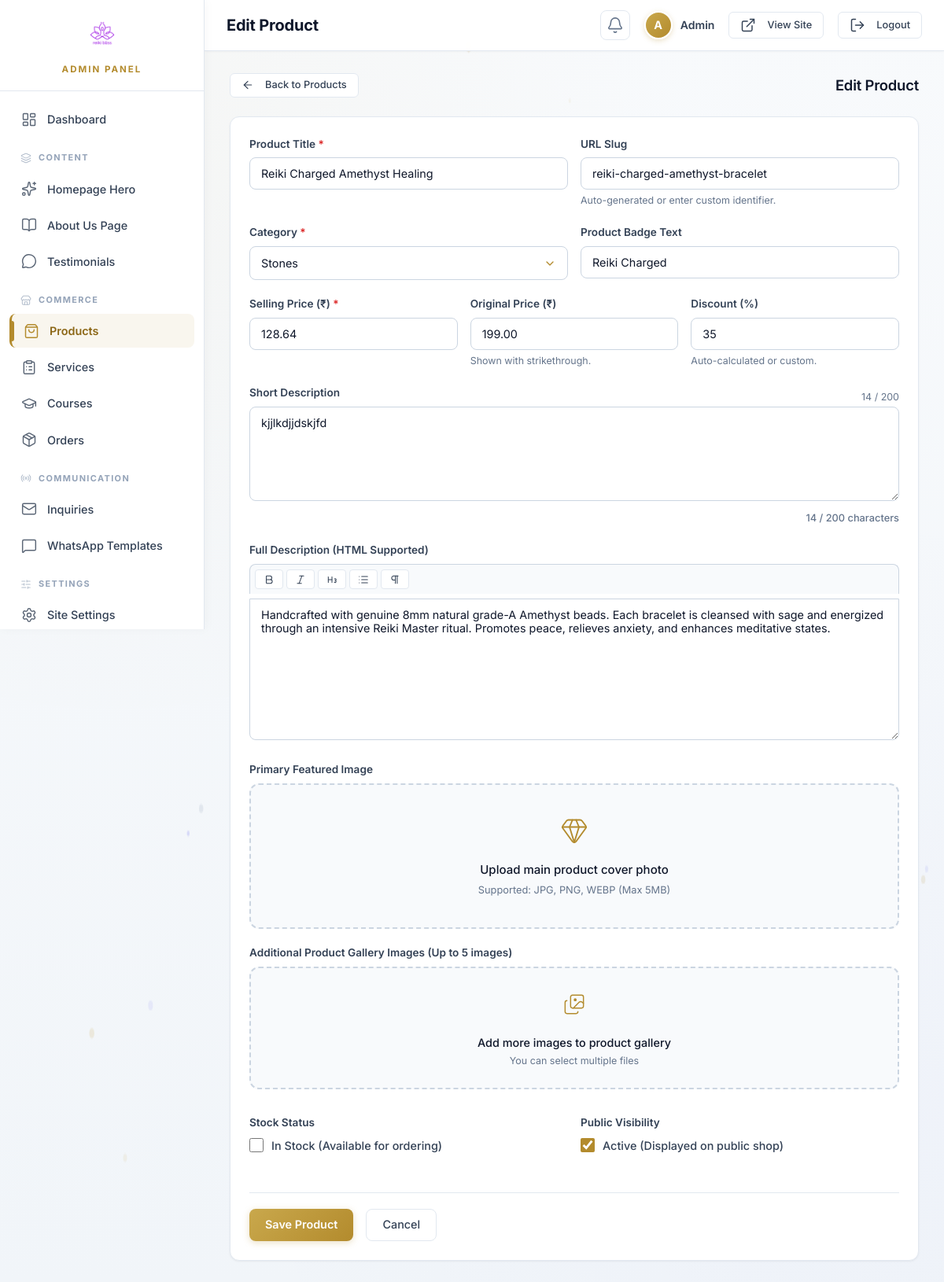
The page /admin/products.php?action=edit&id=1 (signed in) on the database its author committed.
### tables this page shows
CREATE TABLE `products` (
  `id` int(11) NOT NULL AUTO_INCREMENT,
  `title` varchar(255) NOT NULL,
  `slug` varchar(255) NOT NULL,
  `short_description` text DEFAULT NULL,
  `full_description` longtext DEFAULT NULL,
  `price` decimal(10,2) NOT NULL,
  `original_price` decimal(10,2) DEFAULT NULL,
  `discount_percent` int(11) DEFAULT 0,
  `badge_text` varchar(100) DEFAULT 'Reiki Charged',
  `image` varchar(255) DEFAULT NULL,
  `additional_images` longtext DEFAULT NULL CHECK (json_valid(`additional_images`)),
  `category` varchar(100) DEFAULT 'Bracelets',
  `in_stock` tinyint(1) DEFAULT 1,
  `sort_order` int(11) DEFAULT 0,
  `is_active` tinyint(1) DEFAULT 1,
  `created_at` timestamp NOT NULL DEFAULT current_timestamp(),
  `updated_at` timestamp NOT NULL DEFAULT current_timestamp() ON UPDATE current_timestamp(),
  PRIMARY KEY (`id`),
  UNIQUE KEY `slug` (`slug`)
);

### admin/products.php (the view, shortened to what this page needs)
<?php
require_once 'auth-check.php';
$action = $_GET['action'] ?? 'list';
$editId = (int)($_GET['id'] ?? 0);
$categories = ['Bracelets', 'Pendulums', 'Stones', 'Hangings', 'Other'];
$editItem = null;
if (($action === 'edit' || $action === 'add') && $editId > 0) {
    $stmt = $pdo->prepare("SELECT * FROM products WHERE id = ?");
    $stmt->execute([$editId]);
    $editItem = $stmt->fetch(PDO::FETCH_ASSOC);
}
require_once 'includes/admin-header.php';
?>
<?php if ($action === 'add' || $action === 'edit'): ?>
<div style="max-width: 900px; margin: 0 auto;">
    <div class="flex-between mb-3">
        <a href="products.php" class="btn btn-outline btn-sm flex items-center gap-1">
            <i data-lucide="arrow-left" style="width: 16px; height: 16px;"></i> Back to Products
        </a>
        <h2 style="font-size: 1.15rem; font-weight: 600; color: var(--text-primary);">
            <?= $action === 'edit' ? 'Edit Product' : 'Add New Product' ?>
        </h2>
    </div>
    <div class="admin-card">
        <form action="products.php?action=<?= $action ?>&id=<?= $editId ?>" method="POST" enctype="multipart/form-data">
            <div class="form-row">
                <div class="form-group">
                    <label for="productTitle" class="form-label">Product Title <span class="text-danger">*</span></label>
                    <input
                        type="text"
                        id="productTitle"
                        name="title"
                        class="form-control"
                        placeholder="e.g. 7 Chakra Healing Crystal Bracelet"
                        value="<?= htmlspecialchars($_POST['title'] ?? ($editItem['title'] ?? '')) ?>"
                        required
                    >
                </div>
                <div class="form-group">
                    <label for="productSlug" class="form-label">URL Slug</label>
                    <input
                        type="text"
                        id="productSlug"
                        name="slug"
                        class="form-control"
                        placeholder="7-chakra-healing-crystal-bracelet"
                        value="<?= htmlspecialchars($_POST['slug'] ?? ($editItem['slug'] ?? '')) ?>"
                    >
                    <div class="form-hint">Auto-generated or enter custom identifier.</div>
                </div>
            </div>
            <div class="form-row">
                <div class="form-group">
                    <label for="productCategory" class="form-label">Category <span class="text-danger">*</span></label>
                    <select id="productCategory" name="category" class="form-control" required>
                        <?php
                            $currentCat = $_POST['category'] ?? ($editItem['category'] ?? 'Bracelets');
                            foreach ($categories as $cat):
                        ?>
                            <option value="<?= $cat ?>" <?= $currentCat === $cat ? 'selected' : '' ?>>
                                <?= $cat ?>
                            </option>
                        <?php endforeach; ?>
                    </select>
                </div>
                <div class="form-group">
                    <label for="badgeText" class="form-label">Product Badge Text</label>
                    <input
                        type="text"
                        id="badgeText"
                        name="badge_text"
                        class="form-control"
                        placeholder="e.g. Reiki Charged, Best Seller"
                        value="<?= htmlspecialchars($_POST['badge_text'] ?? ($editItem['badge_text'] ?? 'Reiki Charged')) ?>"
                    >
                </div>
            </div>
            <div class="form-row form-row-prices" style="grid-template-columns: repeat(3, 1fr);">
                <div class="form-group">
                    <label for="productPrice" class="form-label">Selling Price (₹) <span class="text-danger">*</span></label>
                    <input
                        type="number"
                        step="0.01"
                        id="productPrice"
                        name="price"
                        class="form-control"
                        placeholder="e.g. 899.00"
                        value="<?= htmlspecialchars($_POST['price'] ?? ($editItem['price'] ?? '')) ?>"
                        required
                    >
                </div>
                <div class="form-group">
                    <label for="originalPrice" class="form-label">Original Price (₹)</label>
                    <input
                        type="number"
                        step="0.01"
                        id="originalPrice"
                        name="original_price"
                        class="form-control"
                        placeholder="e.g. 1299.00"
                        value="<?= htmlspecialchars($_POST['original_price'] ?? ($editItem['original_price'] ?? '')) ?>"
                    >
                    <div class="form-hint">Shown with strikethrough.</div>
                </div>
                <div class="form-group">
                    <label for="discountPercent" class="form-label">Discount (%)</label>
                    <input
                        type="number"
                        id="discountPercent"
                        name="discount_percent"
                        class="form-control"
                        placeholder="e.g. 30"
                        value="<?= htmlspecialchars($_POST['discount_percent'] ?? ($editItem['discount_percent'] ?? '0')) ?>"
                    >
                    <div class="form-hint">Auto-calculated or custom.</div>
                </div>
            </div>
            <div class="form-group">
                <div class="flex-between">
                    <label for="productShortDesc" class="form-label">Short Description</label>
                    <span class="char-counter-text" id="prodShortCounter">0 / 200</span>
                </div>
                <textarea
                    id="productShortDesc"
                    name="short_description"
                    class="form-control"
                    rows="2"
                    maxlength="200"
                    placeholder="Brief highlights for store card listings..."
                ><?= htmlspecialchars($_POST['short_description'] ?? ($editItem['short_description'] ?? '')) ?></textarea>
            </div>
            <div class="form-group">
                <label for="productFullDesc" class="form-label">Full Description (HTML Supported)</label>
                <div class="editor-toolbar">
                    <button type="button" onclick="insertTag('productFullDesc', '<b>', '</b>')" title="Bold"><i data-lucide="bold" style="width: 14px; height: 14px;"></i></button>
                    <button type="button" onclick="insertTag('productFullDesc', '<i>', '</i>')" title="Italic"><i data-lucide="italic" style="width: 14px; height: 14px;"></i></button>
                    <button type="button" onclick="insertTag('productFullDesc', '<h3>', '</h3>')" title="Heading 3"><i data-lucide="heading-3" style="width: 14px; height: 14px;"></i></button>
                    <button type="button" onclick="insertTag('productFullDesc', '<ul>\n  <li>', '</li>\n</ul>')" title="List"><i data-lucide="list" style="width: 14px; height: 14px;"></i></button>
                    <button type="button" onclick="insertTag('productFullDesc', '<p>', '</p>')" title="Paragraph"><i data-lucide="pilcrow" style="width: 14px; height: 14px;"></i></button>
                </div>
                <textarea
                    id="productFullDesc"
                    name="full_description"
                    class="form-control has-toolbar"
                    style="min-height: 180px;"
                    placeholder="Crystal specifications, spiritual properties, bead diameter, energetic activation guidelines..."
                ><?= htmlspecialchars($_POST['full_description'] ?? ($editItem['full_description'] ?? '')) ?></textarea>
            </div>
            <div class="form-group">
                <label class="form-label">Primary Featured Image</label>
                <div class="upload-area" onclick="document.getElementById('productMainImg').click()">
                    <div class="upload-icon mb-1">
                        <i data-lucide="gem" style="width: 36px; height: 36px; color: var(--gold);"></i>
                    </div>
                    <p style="font-weight: 500; margin-bottom: 4px;">Upload main product cover photo</p>
                    <p class="text-muted" style="font-size: 0.8rem;">Supported: JPG, PNG, WEBP (Max 5MB)</p>
                </div>
            </div>
            <div class="form-group">
                <label class="form-label">Additional Product Gallery Images (Up to 5 images)</label>
                <div class="upload-area" onclick="document.getElementById('multiImgInput').click()" style="padding: 24px;">
                    <div class="upload-icon mb-1">
                        <i data-lucide="images" style="width: 28px; height: 28px; color: var(--gold);"></i>
                    </div>
                    <p style="font-weight: 500; font-size: 0.9rem; margin-bottom: 2px;">Add more images to product gallery</p>
                    <p class="text-muted" style="font-size: 0.78rem;">You can select multiple files</p>
                </div>
            </div>
            <div class="form-row">
                <div class="form-group">
                    <label class="form-label">Stock Status</label>
                    <label class="switch-toggle-label">
                        <input
                            type="checkbox"
                            name="in_stock"
                            value="1"
                            <?= (!isset($editItem) || !empty($editItem['in_stock'])) ? 'checked' : '' ?>
                        >
                        <span>In Stock (Available for ordering)</span>
                    </label>
                </div>
                <div class="form-group">
                    <label class="form-label">Public Visibility</label>
                    <label class="switch-toggle-label">
                        <input
                            type="checkbox"
                            name="is_active"
                            value="1"
                            <?= (!isset($editItem) || !empty($editItem['is_active'])) ? 'checked' : '' ?>
                        >
                        <span>Active (Displayed on public shop)</span>
                    </label>
                </div>
            </div>
            <div class="flex gap-2 mt-3" style="border-top: 1px solid var(--card-border); padding-top: 20px;">
                <button type="submit" class="btn btn-gold">
                    Save Product
                </button>
                <a href="products.php" class="btn btn-outline">
                    Cancel
                </a>
            </div>
        </form>
    </div>
</div>
<?php endif; ?>
<?php require_once 'includes/admin-footer.php'; ?>

### rows shown on the page
products: title "Reiki Charged Amethyst Healing", slug "reiki-charged-amethyst-bracelet", category "Stones", badge_text "Reiki Charged", price "128.64", original_price "199.00", discount_percent "35", short_description "kjjlkdjjdskjfd", full_description "Handcrafted with genuine 8mm natural grade-A Amethyst beads. Each bracelet is cleansed with sage and energized through an intensive Reiki Master ritual. Promotes peace, relieves anxiety, and enhances meditative states.", is_active "☑"

### other values the page prints
$sbLabel('brand_title') "ADMIN PANEL"
$sbLabel('menu_dashboard') "Dashboard"
$sbLabel('section_content') "CONTENT"
$sbLabel('menu_homepage_hero') "Homepage Hero"
$sbLabel('menu_about_us') "About Us Page"
$sbLabel('menu_testimonials') "Testimonials"
$sbLabel('section_commerce') "COMMERCE"
$sbLabel('menu_products') "Products"
$sbLabel('menu_services') "Services"
$sbLabel('menu_courses') "Courses"
$sbLabel('menu_orders') "Orders"
$sbLabel('section_communication') "COMMUNICATION"
$sbLabel('menu_inquiries') "Inquiries"
$sbLabel('menu_whatsapp') "WhatsApp Templates"
$sbLabel('section_settings') "SETTINGS"
